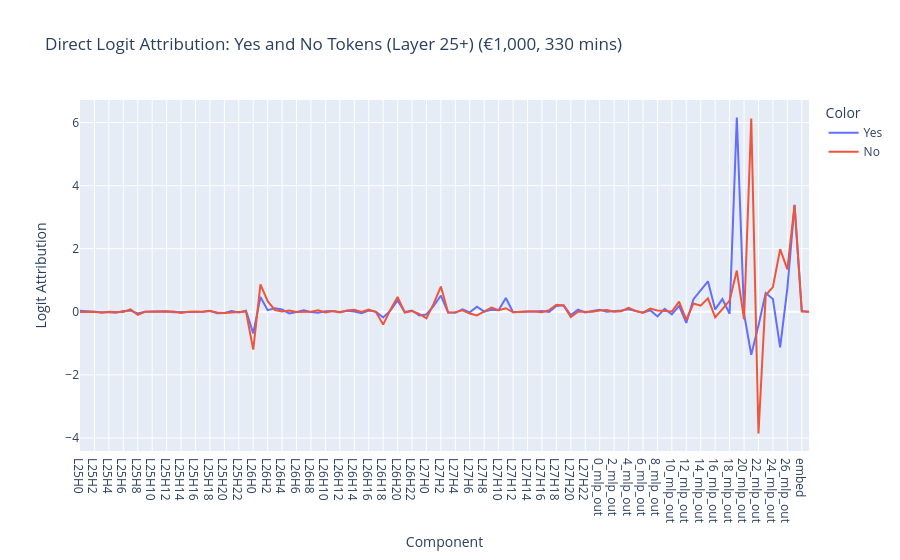

Source (notebook cell):
### Code cell
# Get residual stream decomposition
decomposed_resid, labels = cache.get_full_resid_decomposition(
    expand_neurons=False, 
    pos_slice=-1,  # Last position
    return_labels=True
)

# Apply layer norm
decomposed_resid = cache.apply_ln_to_stack(decomposed_resid, pos_slice=-1)
print(f"Decomposed residual shape: {decomposed_resid.shape}")

# Get unembedding vectors for Yes and No separately
yes_unembed = model.W_U[:, yes_token]
no_unembed = model.W_U[:, no_token]

# Calculate direct logit attribution for each component - SEPARATELY for each token
yes_dla = einops.einsum(
    decomposed_resid, 
    yes_unembed, 
    "component batch d_model, d_model -> component batch"
)

no_dla = einops.einsum(
    decomposed_resid, 
    no_unembed, 
    "component batch d_model, d_model -> component batch"
)

# Since we have only one prompt, squeeze the batch dimension
yes_dla_single = yes_dla[:, 0]  # Shape: [component]
no_dla_single = no_dla[:, 0]    # Shape: [component]

# Filter to only show layer 24 onwards
layer_24_start_idx = None
for i, label in enumerate(labels):
    if "L25" in label:
        layer_24_start_idx = i
        break

if layer_24_start_idx is not None:
    yes_dla_filtered = yes_dla_single[layer_24_start_idx:]
    no_dla_filtered = no_dla_single[layer_24_start_idx:]
    labels_filtered = labels[layer_24_start_idx:]
    
    # Plot both logit attributions on the same plot
    attributions_combined = t.stack([yes_dla_filtered, no_dla_filtered], dim=0)  # Shape: [2, components]
    
    line(
        attributions_combined, 
        x=labels_filtered, 
        title="Direct Logit Attribution: Yes and No Tokens (Layer 25+) (€1,000, 330 mins)", 
        xaxis="Component",
        yaxis="Logit Attribution",
        line_labels=["Yes", "No"]
    )
    
    print(f"Showing {len(yes_dla_filtered)} components from layer 27 onwards")
else:
    # Fallback to show all if layer 24 not found
    attributions_combined = t.stack([yes_dla_single, no_dla_single], dim=0)
    
    line(
        attributions_combined, 
        x=labels, 
        title="Direct Logit Attribution: Yes and No Tokens", 
        xaxis="Component",
        yaxis="Logit Attribution",
        line_labels=["Yes", "No"]
    )
    print("Layer 24 not found, showing all components")

# Optional: Show the actual logit values for Yes and No
final_logits = logits[0, -1, :]  # Last position, single batch
yes_logit = final_logits[yes_token].item()
no_logit = final_logits[no_token].item()
print(f"Final Yes logit: {yes_logit:.3f}")
print(f"Final No logit: {no_logit:.3f}")
print(f"Logit difference (Yes - No): {yes_logit - no_logit:.3f}")
print(f"Sum of Yes DLA components: {yes_dla_single.sum().item():.3f}")
print(f"Sum of No DLA components: {no_dla_single.sum().item():.3f}")

# Optional: Show top contributing components from layer 24 onwards
# if layer_24_start_idx is not None:
#     top_k = 3
    
#     # Top components for Yes
#     yes_top_indices = t.topk(yes_dla_filtered, k=min(top_k, len(yes_dla_filtered))).indices
#     print(f"\nTop {min(top_k, len(yes_dla_filtered))} components contributing to Yes:")
#     for i, idx in enumerate(yes_top_indices):
#         print(f"{i+1}. {labels_filtered[idx]}: {yes_dla_filtered[idx].item():.3f}")
    
#     # Top components for No
#     no_top_indices = t.topk(no_dla_filtered, k=min(top_k, len(no_dla_filtered))).indices
#     print(f"\nTop {min(top_k, len(no_dla_filtered))} components contributing to No:")
#     for i, idx in enumerate(no_top_indices):
#         print(f"{i+1}. {labels_filtered[idx]}: {no_dla_filtered[idx].item():.3f}")

top_k = 3

# Top components for Yes
yes_top_indices = t.topk(yes_dla_single, k=top_k).indices
print(f"\nTop {top_k} components contributing to 'Yes' (logits):")
for i, idx in enumerate(yes_top_indices):
    print(f"{i+1}. {labels[idx]}: {yes_dla_single[idx].item():.3f}")

# Top components for No
no_top_indices = t.topk(no_dla_single, k=top_k).indices
print(f"\nTop {top_k} components contributing to 'No' (logits):")
for i, idx in enumerate(no_top_indices):
    print(f"{i+1}. {labels[idx]}: {no_dla_single[idx].item():.3f}")

### Figure 1 — Plotly figure (JSON) as saved in the notebook; plotly's stock layout.template omitted (floating-point values rounded to 4 significant figures)
{"data": [{"hovertemplate": "Color=Yes<br>Component=%{x}<br>Logit Attribution=%{y}<extra></extra>", "legendgroup": "0", "line": {"color": "#636efa", "dash": "solid"}, "marker": {"symbol": "circle"}, "mode": "lines", "name": "Yes", "orientation": "v", "showlegend": true, "type": "scatter", "x": ["L25H0", "L25H1", "L25H2", "L25H3", "L25H4", "L25H5", "L25H6", "L25H7", "L25H8", "L25H9", "L25H10", "L25H11", "L25H12", "L25H13", "L25H14", "L25H15", "L25H16", "L25H17", "L25H18", "L25H19", "L25H20", "L25H21", "L25H22", "L25H23", "L26H0", "L26H1", "L26H2", "L26H3", "L26H4", "L26H5", "L26H6", "L26H7", "L26H8", "L26H9", "L26H10", "L26H11", "L26H12", "L26H13", "L26H14", "L26H15", "L26H16", "L26H17", "L26H18", "L26H19", "L26H20", "L26H21", "L26H22", "L26H23", "L27H0", "L27H1", "L27H2", "L27H3", "L27H4", "L27H5", "L27H6", "L27H7", "L27H8", "L27H9", "L27H10", "L27H11", "L27H12", "L27H13", "L27H14", "L27H15", "L27H16", "L27H17", "L27H18", "L27H19", "L27H20", "L27H21", "L27H22", "L27H23", "0_mlp_out", "1_mlp_out", "2_mlp_out", "3_mlp_out", "4_mlp_out", "5_mlp_out", "6_mlp_out", "7_mlp_out", "8_mlp_out", "9_mlp_out", "10_mlp_out", "11_mlp_out", "12_mlp_out", "13_mlp_out", "14_mlp_out", "15_mlp_out", "16_mlp_out", "17_mlp_out", "18_mlp_out", "19_mlp_out", "20_mlp_out", "21_mlp_out", "22_mlp_out", "23_mlp_out", "24_mlp_out", "25_mlp_out", "26_mlp_out", "27_mlp_out", "embed", "bias"], "xaxis": "x", "y": [0.03049, 0.007353, -0.005093, -0.01554, -0.01011, -0.02735, 0.02304, 0.03582, -0.04914, 0.003378, 0.009571, 0.004106, 0.01621, -0.01722, -0.01335, 0.004727, -0.006946, 0.000291, 0.03017, -0.04287, -0.03552, 0.02352, -0.01994, 0.03375, -0.6847, 0.4688, 0.05077, 0.11, 0.07087, -0.05093, -0.002904, 0.04615, -0.00297, -0.02627, 0.01541, 0.02338, -0.00198, 0.03515, 0.008882, -0.04754, 0.04089, 0.006569, -0.1793, 0.0379, 0.3628, -0.006773, 0.04018, -0.1182, -0.0859, 0.1849, 0.5161, -0.02273, -0.03327, 0.07679, -0.01653, 0.1644, 0.006924, 0.06766, 0.05121, 0.4354, -0.01008, 0.008699, 0.006441, 0.009157, 0.02734, -0.005738, 0.1872, 0.2063, -0.1049, 0.06806, -0.01886, 0.02814, 0.06693, 0.001548, 0.01191, 0.04256, 0.08026, 0.01527, -0.02881, 0.05049, -0.1464, 0.09339, -0.0785, 0.1904, -0.3516, 0.3997, 0.6933, 0.9674, 0.07559, 0.4036, -0.06223, 6.159, -0.06022, -1.362, -0.4349, 0.5962, 0.4058, -1.125, 0.7445, 3.394, 0.02886, 0.0], "yaxis": "y"}, {"hovertemplate": "Color=No<br>Component=%{x}<br>Logit Attribution=%{y}<extra></extra>", "legendgroup": "1", "line": {"color": "#EF553B", "dash": "solid"}, "marker": {"symbol": "circle"}, "mode": "lines", "name": "No", "orientation": "v", "showlegend": true, "type": "scatter", "x": ["L25H0", "L25H1", "L25H2", "L25H3", "L25H4", "L25H5", "L25H6", "L25H7", "L25H8", "L25H9", "L25H10", "L25H11", "L25H12", "L25H13", "L25H14", "L25H15", "L25H16", "L25H17", "L25H18", "L25H19", "L25H20", "L25H21", "L25H22", "L25H23", "L26H0", "L26H1", "L26H2", "L26H3", "L26H4", "L26H5", "L26H6", "L26H7", "L26H8", "L26H9", "L26H10", "L26H11", "L26H12", "L26H13", "L26H14", "L26H15", "L26H16", "L26H17", "L26H18", "L26H19", "L26H20", "L26H21", "L26H22", "L26H23", "L27H0", "L27H1", "L27H2", "L27H3", "L27H4", "L27H5", "L27H6", "L27H7", "L27H8", "L27H9", "L27H10", "L27H11", "L27H12", "L27H13", "L27H14", "L27H15", "L27H16", "L27H17", "L27H18", "L27H19", "L27H20", "L27H21", "L27H22", "L27H23", "0_mlp_out", "1_mlp_out", "2_mlp_out", "3_mlp_out", "4_mlp_out", "5_mlp_out", "6_mlp_out", "7_mlp_out", "8_mlp_out", "9_mlp_out", "10_mlp_out", "11_mlp_out", "12_mlp_out", "13_mlp_out", "14_mlp_out", "15_mlp_out", "16_mlp_out", "17_mlp_out", "18_mlp_out", "19_mlp_out", "20_mlp_out", "21_mlp_out", "22_mlp_out", "23_mlp_out", "24_mlp_out", "25_mlp_out", "26_mlp_out", "27_mlp_out", "embed", "bias"], "xaxis": "x", "y": [-0.002268, 0.003608, -0.001287, -0.02894, 0.002417, -0.007287, -0.00294, 0.07736, -0.09586, 0.003145, 0.0012, -0.002229, 0.01619, 0.006761, -0.03788, 0.004094, 0.006412, 0.002014, 0.0284, -0.02013, -0.04039, -0.02033, -0.002778, 0.01089, -1.196, 0.8729, 0.3373, 0.05777, 0.01014, 0.03852, -0.006496, -0.01305, 0.0009594, 0.04621, -0.01976, 0.02578, -0.02385, 0.0409, 0.06506, -0.006318, 0.07351, -0.005057, -0.405, 0.06385, 0.4735, -0.02634, 0.02583, -0.06454, -0.2073, 0.2571, 0.8017, -0.02103, -0.009968, 0.04804, -0.05615, -0.1151, 0.003754, 0.1373, 0.05358, 0.1146, -0.01607, 0.004273, 0.006492, 0.01291, -0.01431, 0.05423, 0.2255, 0.2013, -0.1649, 0.001744, -0.002133, 0.003877, 0.04373, 0.05557, 0.0007445, 0.01744, 0.1257, 0.02707, -0.02621, 0.1034, 0.04291, 0.02211, 0.01089, 0.3245, -0.2563, 0.2646, 0.1953, 0.4248, -0.1733, 0.08785, 0.3555, 1.307, -0.2364, 6.125, -3.857, 0.5246, 0.7854, 1.985, 1.345, 3.379, 0.008544, 0.0], "yaxis": "y"}], "layout": {"legend": {"title": {"text": "Color"}, "tracegroupgap": 0}, "title": {"text": "Direct Logit Attribution: Yes and No Tokens (Layer 25+) (€1,000, 330 mins)"}, "xaxis": {"anchor": "y", "domain": [0, 1], "title": {"text": "Component"}}, "yaxis": {"anchor": "x", "domain": [0, 1], "title": {"text": "Logit Attribution"}}}}
